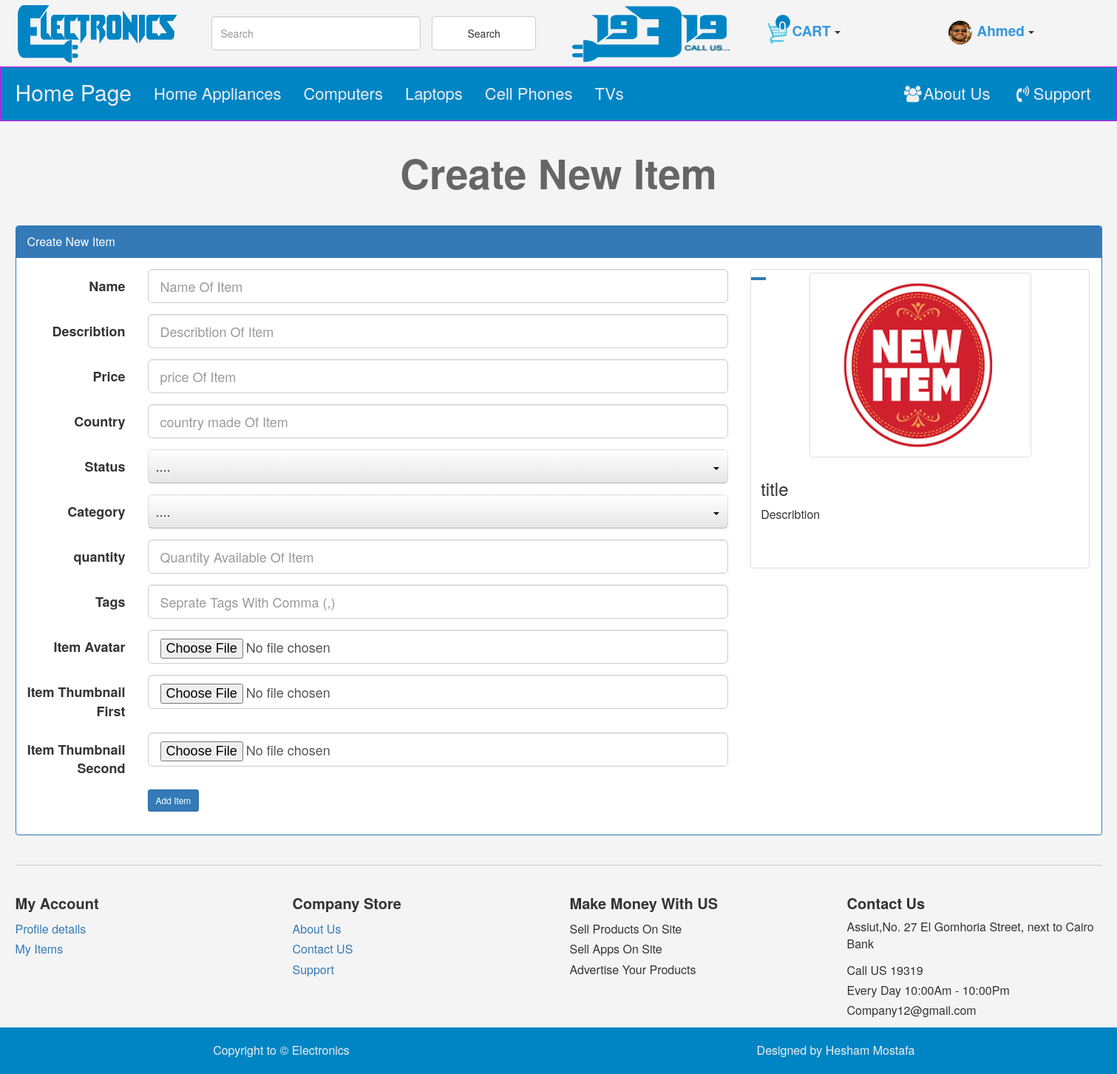
/newad.php (signed in), run on the app's committed database.
### tables this page shows
CREATE TABLE `users` (
  `UserId` int(11) NOT NULL COMMENT 'to identify user',
  `UserName` varchar(255) NOT NULL COMMENT 'user to login',
  `Password` varchar(255) NOT NULL COMMENT 'password to login',
  `Email` varchar(255) NOT NULL,
  `FullName` varchar(255) DEFAULT NULL,
  `GroupId` int(11) NOT NULL DEFAULT 0 COMMENT 'ideintify user group',
  `truststatus` int(11) NOT NULL DEFAULT 0 COMMENT 'seller rank',
  `Regstatus` int(11) NOT NULL DEFAULT 0 COMMENT 'user approval',
  `Date` date NOT NULL,
  `Avatar` varchar(255) DEFAULT NULL
);

CREATE TABLE `categories` (
  `Id` int(11) NOT NULL,
  `Name` varchar(255) NOT NULL,
  `Describtion` text NOT NULL,
  `Parent` int(11) NOT NULL,
  `Ordering` int(11) NOT NULL,
  `Visibility` tinyint(4) NOT NULL DEFAULT 0,
  `Allow_Comment` tinyint(4) NOT NULL DEFAULT 0,
  `Allow_Ads` tinyint(4) NOT NULL DEFAULT 0
);

### in.php (called while the page is built, shortened)
<?php
	include "admin/connect.php";
	$tpl='include/templates/';
	$func="include/functions/";
	$css="layout/css/";
	include $func."functions.php";
	include $tpl."header.php";
 ?>

### include/functions/functions.php (called while the page is built, shortened)
<?php
	function GetAllFrom($field,$table,$where=null,$and=null,$orderby="id",$ordering='DESC'){
		global $connect;
		$GetAll=$connect->prepare("SELECT $field FROM $table  $where $and order by $orderby $ordering");
		$GetAll->execute();
		$All=$GetAll->fetchAll();
		return $All;
	}
	function countItem($item,$table,$where=null){
		global $connect;
		$statment=$connect->prepare("select count($item) from $table $where");
		$statment->execute();
		return $statment->fetchColumn();
	}
?>

### newad.php (the view, shortened to what this page needs)
<?php
    $PageTitle="Create New Item";
	include "in.php";
	if(isset($_SESSION["userperson"])){
?>
<h1 class="text-center"><?php echo $PageTitle ?></h1>
<div class="create-ad block">
	<div class="container">
		<div class="panel panel-primary">
			<div class="panel-heading">
				<?php echo $PageTitle ?>
			</div>
			<div class="panel-body">
				<div class="row">
					<div class="col-md-8">
						<form class="form-horizontal main-form" action="<?php Echo $_SERVER['PHP_SELF'] ?>" method="POST" enctype="multipart/form-data">
								<div class="form-group form-group-lg">
									<label class="col-md-2 control-label">Name</label>
									<div class="col-md-10">
										<input pattern=".{4,}" title="This Field require At Least 4 Characters" required type="text" name="name" class="form-control live" data-class=".live-title" autocomplete="off" required="required" placeholder="Name Of Item">
									</div>
								</div>
								<div class="form-group form-group-lg">
									<label pattern=".{10,}" title="This Field require At Least 10 Characters" required class="col-md-2 control-label">Describtion</label>
									<div class="col-md-10">
										<input type="text" name="describtion" class="form-control live" data-class=".live-desc" autocomplete="off" required="required"  placeholder="Describtion Of Item">
									</div>
								</div>
								<div class="form-group form-group-lg">
									<label class="col-md-2 control-label">Price</label>
									<div class="col-md-10">
										<input required type="text" name="price" class="form-control live" data-class=".live-price" autocomplete="off" required="required" placeholder="price Of Item">
									</div>
								</div>
								<div class="form-group form-group-lg">
									<label class="col-md-2 control-label">Country</label>
									<div class="col-md-10">
										<input required type="text" name="country" class="form-control" autocomplete="off" required="required" placeholder="country made Of Item">
									</div>
								</div>
							<div class="form-group form-group-lg">
									<label class="col-md-2 control-label">Status</label>
									<div class="col-md-10">
										<select name="status" required>
										</select>
									</div>
								</div>
							<div class="form-group form-group-lg" required>
									<label class="col-md-2 control-label">Category</label>
									<div class="col-md-10">
										<select name="category">
										</select>
									</div>
								</div>
								<div class="form-group form-group-lg">
									<label class="col-md-2 control-label">quantity</label>
									<div class="col-md-10">
										<input type="number" name="quantity" min="1" class="form-control" autocomplete="off" placeholder="Quantity Available Of Item">
									</div>
								</div>
								<div class="form-group form-group-lg">
									<label class="col-md-2 control-label">Tags</label>
									<div class="col-md-10">
										<input type="text" name="tags" class="form-control" placeholder="Seprate Tags With Comma (,)" />
									</div>
								</div>
								<div class="form-group form-group-lg">
									<label class="col-md-2 control-label">Item Avatar</label>
									<div class="col-md-10">
										<input type="file" name="avatar" class="form-control" required="required"/>
									</div>
								</div>
							<div class="form-group form-group-lg">
									<label class="col-md-2 control-label">Item Thumbnail First</label>
									<div class="col-md-10">
										<input type="file" name="thum_first" class="form-control" required="required"/>
									</div>
								</div>
							<div class="form-group form-group-lg">
									<label class="col-md-2 control-label">Item Thumbnail Second</label>
									<div class="col-md-10">
										<input type="file" name="thum_second" class="form-control" required="required"/>
									</div>
								</div>
								<div class="form-group">
									<div class="col-md-offset-2 col-md-10">
										<input type="submit" value="Add Item" class="btn btn-primary btn-sm">
									</div>
								</div>
						</form>
					</div>
					<div class="col-md-4">
						<div class="thumbnail item-box live-preview">
							<span class="price-tag">
							</span>
							<img class='img-responsive img-thumbnail center-block' style='max-height:250px; max-width:300px;' src='admin/uploads/avatars/itemsavatars/im.png' alt=''/>
							<div class="caption">
								<h3 class="live-title">title</h3>
								<p class="live-desc">Describtion</p>
							</div>
						</div>
					</div>
				</div>
			</div>
		</div>
	</div>
</div>
<?php
}else {
	header('location:login.php');
	exit();
}
    include $tpl."footer.php";
?>

### include/templates/header.php (shortened to what this page needs)
<html>
        <link rel="stylesheet" type="text/css" href="<?php echo $css; ?>bootstrap.min.css">
        <link rel="stylesheet" type="text/css" href="<?php echo $css; ?>font-awesome.min.css">
        <link rel="stylesheet" type="text/css" href="<?php echo $css; ?>zoom-main.css">
		<link rel="stylesheet" type="text/css" href="<?php echo $css; ?>jquery-ui.css">
        <link rel="stylesheet" type="text/css" href="<?php echo $css; ?>jquery.selectBoxIt.css">
		<link rel="stylesheet" type="text/css" href="<?php echo $css; ?>front.css">
    <body>
    	<div class="upper-bar">
    		<div class="container">
				<div class="row">
					<div class="col-xs-4 col-sm-2">
						<div class="logo-img">
							<img src="layout/images/project_logo.png" class="img-responsive" alt="Logo Image">
						</div>
					</div>
					<div class="col-sm-4 hidden-xs">
						<div class="row">
							<div class="form">
								<form class="navbar-form row search-form" role="search" method="POST" action="index.php?do=search">
										<div class="form-group col-xs-8">
											<input type="text" class="form-control search" placeholder="Search" autocomplete="off" name="search">
										</div>
										<div class="form-group col-xs-4">
											<button type="submit" class="btn btn-default search-btn">Search</button>
										</div>
								</form>
							</div>
						</div>
					</div>
					<div class="col-sm-2 hidden-xs">
						<div class="callus-img">
							<img src="layout\images\call_us.png" class="img-responsive" alt="call us Image">
						</div>
					</div>
					<div class="col-xs-4 col-sm-2">
						<div class="shopping-cart">
							<?php
							if(isset($_SESSION["userperson"])){
								$userid=$_SESSION["userperson_id"];
								$count=countItem("User_Id","cart_items","where User_Id=$userid");
									if($count>0){
										Echo "<span class='btn btn-default dropdown-toggle' data-toggle='dropdown'>";
											Echo "<img class='my-img img-circle' src='layout/images/shopping-cart.png' alt=''/>";
											Echo"<span class='count'>$count</span>";
											Echo "<span class='cart'>";
												Echo  "CART";
											Echo"</span>";
											Echo "<span class='caret'></span>";
										Echo "</span>";
										$stmt=$connect->prepare("SELECT items.*,cart_items.*
											from items
											INNER JOIN cart_items
											on items.Item_Id=cart_items.Item_Id
											where
												cart_items.User_Id=?
											order by
												cart_items.Id desc
										");
										$stmt->execute(array($userid));
										$rows=$stmt->fetchAll();
										?>
										<div class="dropdown-menu cart-dropdown">
											<?php
											if (!empty($rows)) {
												foreach ($rows as $row) {
													echo "<div class='container-fluid'>";
														Echo "<div class='row'>";
															echo "<div class='col-xs-4'>";
																echo "<div class='cart-thumbnails'>";
																	if (empty($row['Avatar'])) {
																		Echo "<img class='img-responsive img-thumbnail center-block' style='max-height:250px; max-width:300px;' src='admin/uploads/avatars/itemsavatars/im.png' alt=''/>";
																	}else{
																		Echo "<img class='img-responsive img-thumbnail center-block' style='max-height:250px;max-width:300px;' src='admin\uploads\avatars\itemsavatars\\".$row['Item_Id']."\\".$row['Avatar']."'alt=''/>";
																	}
																echo "</div>";
															echo "</div>";
															echo "<div class='col-xs-8'>";
																echo "<div>";
																	echo $row['Name'];
																echo "</div>";
																echo "<div>";
																	echo "<span>";
																		echo $row['Required_Quantity'];
																	echo "</span>";
																	echo "<span> * </span>";
																	echo $row['Price'];
																echo "</div>";
															echo "</div>";
														echo "</div>";
														echo "<div role='separator' class='divider'></div>";
													echo "</div>";
												}
											}
											?>
											<div class='container-fluid'>
												<div class="row">
													<div class="col-xs-6">
														<div class="cart-button">
														<a href='shopping_cart.php' class='btn btn-success'>View Cart</a>
														</div>
													</div>
													<div class="col-xs-6 pull-right">
														<div class="cart-button">
															<a href='checkout.php' class='btn btn-primary'><i class='fa fa-check'></i>Checkout</a>
														</div>
													</div>
												</div>
											</div>
										</div>
										<?php
										$userstatus=checkuserstatus($sessionuser);
										if($userstatus==1){
										}
									}else{
										Echo "<span class='btn btn-default dropdown-toggle' data-toggle='dropdown'>";
											Echo "<img class='my-img img-circle' src='layout/images/shopping-cart.png' alt=''/>";
											Echo"<span class='count'>0</span>";
											Echo "<span class='cart'>";
												Echo  "CART";
											Echo"</span>";
											Echo "<span class='caret'></span>";
										Echo "</span>";
									}
					} ?>
						</div>
					</div>
					<div class="col-xs-4 col-sm-2">
						<div class="account">
							<?php
							if(isset($_SESSION["userperson"])){
								$stmt=$connect->prepare("select * from users where UserName=?");
								$stmt->execute(array($_SESSION["userperson"]));
								$rows=$stmt->fetchAll();
								foreach ($rows as $row) {
									if (empty($row['Avatar'])) {
										Echo "<span class='btn btn-default dropdown-toggle' data-toggle='dropdown'>";
											Echo "<img class='my-img img-circle' src='admin/uploads/avatars/memberavatar/1.png' alt=''/>";
												Echo "<span class='vissible-name'>";
													Echo  $_SESSION['userperson'];
												Echo"</span>";
											Echo "<span class='caret'></span>";
										Echo "</span>";
									}else{
										Echo "<span class='btn btn-default dropdown-toggle' data-toggle='dropdown'>";
											Echo "<img class='my-img img-circle' src='admin\uploads\avatars\memberavatar\\".$row['UserId']."\\".$row['Avatar']."'alt=''/>";
												Echo "<span class='vissible-name'>";
													Echo  $_SESSION['userperson'];
												Echo"</span>";
											Echo "<span class='caret'></span>";
										Echo "</span>";
									}
								}
								?>
								<?php
						} ?>
						</div>
					</div>
				</div>
    		</div>
    	</div>
		<nav class="navbar navbar-inverse">
		  <div class="container">
		    <div class="navbar-header">
		      <a class="navbar-brand" href="index.php">Home <span>Page</span></a>
		    </div>
		    <div class="collapse navbar-collapse" id="app-nav">
		      <ul class="nav navbar-nav mr-auto">
<?php
				$categories=GetAllFrom("*","categories","where Parent=0","","Id","ASC") ;
			    foreach ($categories as $cat) {
					echo '<li><a href="categories.php?pageid='.$cat['Id'].'">'.$cat['Name'].'</a></li>';
			    }
?>
		      </ul>
			  <ul class="nav navbar-nav navbar-right mr-auto">
				  <li><a href="about-us.php"><i class="fa fa-users fa-fw"></i>About Us</a></li>
				  <li><a href="support.php"><i class="fa fa-volume-control-phone fa-fw"></i>Support</a></li>
			  </ul>
		    </div>
		  </div>
		</nav>

### layout/css/front.css (style rules this page uses)
body { background: #F4F4F4; font-size: 16px; }
h1 { font-size: 55px; margin:40px 0; font-weight: bold; color: #666; }
@media (min-width: 1200px) { .container { width: 1500px; } }
.navbar { min-height: 71px; margin-bottom: 0; border-radius: 0; }
.navbar-brand { min-height: 71px; }
.navbar-inverse .navbar-nav > li { font-size: 18px; }
.navbar-inverse .navbar-nav > li > a { padding-top: 25px; padding-bottom: 25px; font-size: 22px; }
.navbar-inverse .navbar-brand { color:#bbb; font-size: 30px; line-height:37px; }
.navbar-inverse { background-color: #0085C4; border-color: #dd0ae9; }
.navbar-inverse .navbar-nav>li>a { color: #EEE; }
.navbar-inverse .navbar-brand { color: #EEE; }
.upper-bar .my-img { width: 32px; height: 32px; }
.upper-bar .logo-img img, .upper-bar .callus-img img { max-height: 90px; }
.upper-bar img { height: 100%; width: 100%; }
.form { margin: 0; height: 90px; max-height: 100%; max-width: 100%; }
.form .search-form { margin: auto; height: 46px; position: relative; top: 22px; }
.search-form .search, .search-form .search-btn { width: 100%; height: 46px; }
.search-form >div:nth-child(2) { padding-left: 0; }
.account, .shopping-cart { margin: 0; height: 90px; max-height: 100%; max-width: 100%; }
.account >span, .shopping-cart >span { margin: auto auto; height: 46px; position: relative; top: 22px; background: #F4F4F4; border: none; font-size: 19px; }
.account >span .vissible-name, .shopping-cart >span .cart { padding-left: 7px; padding-right: 5px; font-weight: bold; color: #3498db; }
.shopping-cart .count { position: absolute; width: 20px; height: 20px; color: #fff; left: 28px; bottom: 28px; background: #0085C4; border-radius: 50%; text-align: center; }
.item-box { position: relative; }
.item-box .price-tag { background: #337ab7; padding: 2px 10px; position: absolute; left: 0; top: 10px; font-weight: bold; color: #FFF; }
.item-box p { height: 60px; max-height: 60px; }
.item-box img { width: 100%; height: 100%; }

### data on the page
users: Avatar (picture)
categories: Name "Home Appliances"
categories: Name "Computers"
categories: Name "Laptops"
categories: Name "Cell Phones"
categories: Name "TVs"

### other printed values
$PageTitle "Create New Item"
